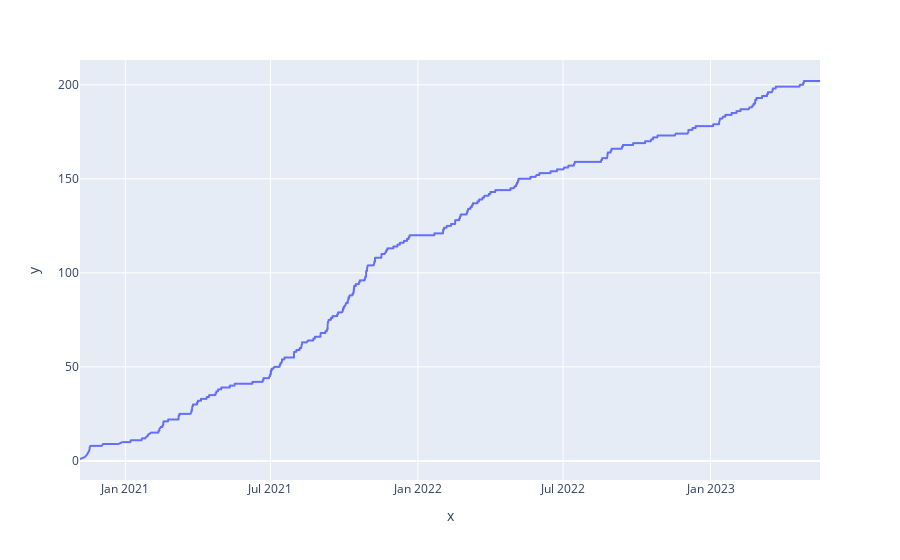

This figure's notebook cell:
### Code cell
px.line(x = df3["connectTime"], y=df3["cumulative_users"])

### Figure 1 — Plotly figure (JSON) as saved in the notebook; plotly's stock layout.template omitted (floating-point values rounded to 4 significant figures; data arrays with more than 128 entries replaced by an {"elided": "..."} marker saying what was removed)
{"data": [{"hovertemplate": "x=%{x}<br>y=%{y}<extra></extra>", "legendgroup": "", "line": {"color": "#636efa", "dash": "solid"}, "marker": {"symbol": "circle"}, "mode": "lines", "name": "", "showlegend": false, "type": "scattergl", "x": {"elided": "2970 str values"}, "xaxis": "x", "y": {"elided": "2970 int values"}, "yaxis": "y"}], "layout": {"legend": {"tracegroupgap": 0}, "margin": {"t": 60}, "xaxis": {"anchor": "y", "domain": [0, 1], "title": {"text": "x"}}, "yaxis": {"anchor": "x", "domain": [0, 1], "title": {"text": "y"}}}}
